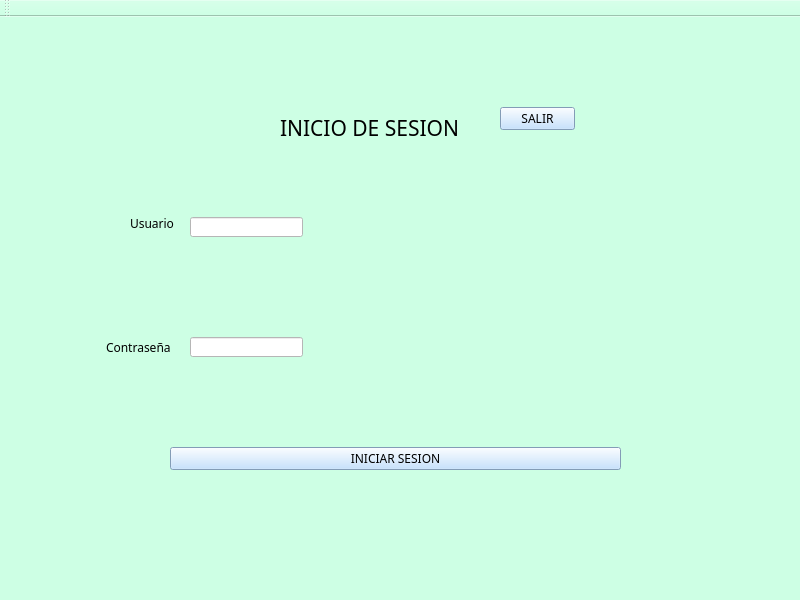
<?xml version="1.0" encoding="UTF-8"?>
<ui version="4.0">
 <class>MainWindow</class>
 <widget class="QMainWindow" name="MainWindow">
  <property name="geometry">
   <rect>
    <x>0</x>
    <y>0</y>
    <width>800</width>
    <height>600</height>
   </rect>
  </property>
  <property name="windowTitle">
   <string>MainWindow</string>
  </property>
  <property name="whatsThis">
   <string>&lt;html&gt;&lt;head/&gt;&lt;body&gt;&lt;p&gt;&lt;span style=&quot; color:#aa0000;&quot;&gt;fff&lt;/span&gt;&lt;/p&gt;&lt;/body&gt;&lt;/html&gt;</string>
  </property>
  <property name="styleSheet">
   <string notr="true">
background-color: rgb(205, 255, 228);</string>
  </property>
  <widget class="QWidget" name="centralwidget">
   <widget class="QLabel" name="label">
    <property name="geometry">
     <rect>
      <x>280</x>
      <y>80</y>
      <width>181</width>
      <height>61</height>
     </rect>
    </property>
    <property name="font">
     <font>
      <family>Yu Gothic UI Semilight</family>
      <pointsize>16</pointsize>
     </font>
    </property>
    <property name="text">
     <string>INICIO DE SESION</string>
    </property>
   </widget>
   <widget class="QLabel" name="label_2">
    <property name="geometry">
     <rect>
      <x>130</x>
      <y>200</y>
      <width>47</width>
      <height>13</height>
     </rect>
    </property>
    <property name="font">
     <font>
      <family>Yu Gothic UI Semilight</family>
     </font>
    </property>
    <property name="text">
     <string>Usuario</string>
    </property>
   </widget>
   <widget class="QLabel" name="label_3">
    <property name="geometry">
     <rect>
      <x>106</x>
      <y>320</y>
      <width>71</width>
      <height>20</height>
     </rect>
    </property>
    <property name="font">
     <font>
      <family>Yu Gothic UI Semilight</family>
     </font>
    </property>
    <property name="text">
     <string>Contraseña</string>
    </property>
   </widget>
   <widget class="QLineEdit" name="lineEdit">
    <property name="geometry">
     <rect>
      <x>190</x>
      <y>320</y>
      <width>113</width>
      <height>20</height>
     </rect>
    </property>
    <property name="styleSheet">
     <string notr="true">background-color: rgb(255, 255, 255);</string>
    </property>
   </widget>
   <widget class="QLineEdit" name="lineEdit_2">
    <property name="geometry">
     <rect>
      <x>190</x>
      <y>200</y>
      <width>113</width>
      <height>20</height>
     </rect>
    </property>
    <property name="styleSheet">
     <string notr="true">background-color: rgb(255, 255, 255);
alternate-background-color: rgb(126, 195, 255);</string>
    </property>
   </widget>
   <widget class="QPushButton" name="pushButton">
    <property name="geometry">
     <rect>
      <x>170</x>
      <y>430</y>
      <width>451</width>
      <height>23</height>
     </rect>
    </property>
    <property name="font">
     <font>
      <family>Yu Gothic UI Semilight</family>
     </font>
    </property>
    <property name="styleSheet">
     <string notr="true">
background-color: rgb(183, 218, 255);</string>
    </property>
    <property name="text">
     <string>INICIAR SESION</string>
    </property>
   </widget>
   <widget class="QPushButton" name="pushButton_2">
    <property name="geometry">
     <rect>
      <x>500</x>
      <y>90</y>
      <width>75</width>
      <height>23</height>
     </rect>
    </property>
    <property name="font">
     <font>
      <family>Yu Gothic UI Semilight</family>
     </font>
    </property>
    <property name="styleSheet">
     <string notr="true">background-color: rgb(183, 218, 255);
border-bottom-color: rgb(255, 255, 255);</string>
    </property>
    <property name="text">
     <string>SALIR</string>
    </property>
   </widget>
  </widget>
  <widget class="QMenuBar" name="menubar">
   <property name="geometry">
    <rect>
     <x>0</x>
     <y>0</y>
     <width>800</width>
     <height>21</height>
    </rect>
   </property>
  </widget>
  <widget class="QToolBar" name="toolBar">
   <property name="windowTitle">
    <string>toolBar</string>
   </property>
   <attribute name="toolBarArea">
    <enum>TopToolBarArea</enum>
   </attribute>
   <attribute name="toolBarBreak">
    <bool>false</bool>
   </attribute>
  </widget>
 </widget>
 <resources/>
 <connections/>
</ui>
